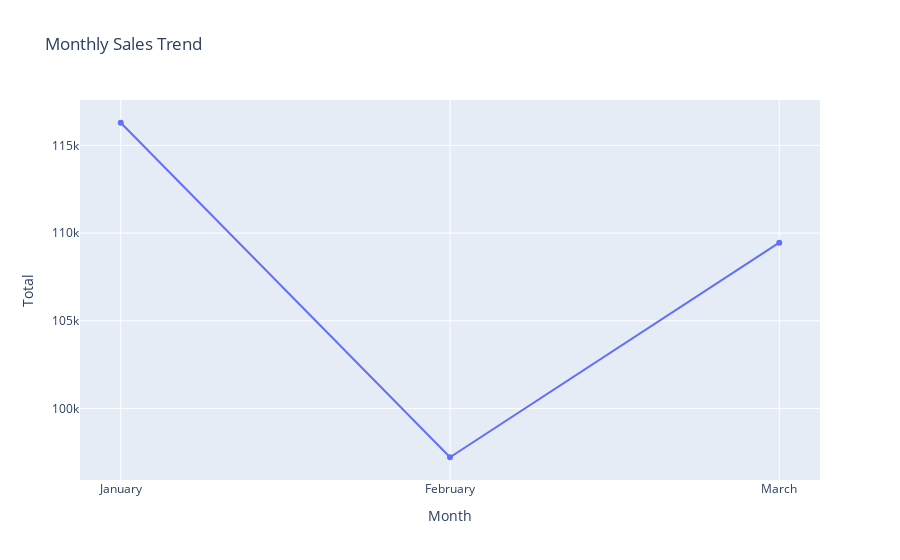

This figure's notebook cell:
### Markdown cell above
### Monthly Sales Trend

### Code cell
monthly_sales = df.groupby('Month')['Total'].sum().reset_index()
monthly_sales['Month'] = pd.Categorical(monthly_sales['Month'],
                                        categories=['January', 'February', 'March'])
monthly_sales = monthly_sales.sort_values('Month')

fig4 = px.line(monthly_sales, x='Month', y='Total', title='Monthly Sales Trend', markers=True)
fig4.show()

### Figure 1 — Plotly figure (JSON) as saved in the notebook; plotly's stock layout.template omitted (floating-point values rounded to 4 significant figures)
{"data": [{"hovertemplate": "Month=%{x}<br>Total=%{y}<extra></extra>", "legendgroup": "", "line": {"color": "#636efa", "dash": "solid"}, "marker": {"symbol": "circle"}, "mode": "lines+markers", "name": "", "orientation": "v", "showlegend": false, "type": "scatter", "x": ["January", "February", "March"], "xaxis": "x", "y": [116300.0, 97220.0, 109500.0], "yaxis": "y"}], "layout": {"autosize": true, "legend": {"tracegroupgap": 0}, "title": {"text": "Monthly Sales Trend"}, "xaxis": {"anchor": "y", "autorange": true, "domain": [0, 1], "range": [-0.1233, 2.123], "title": {"text": "Month"}, "type": "category"}, "yaxis": {"anchor": "x", "autorange": true, "domain": [0, 1], "range": [95650.0, 117900.0], "title": {"text": "Total"}, "type": "linear"}}}
